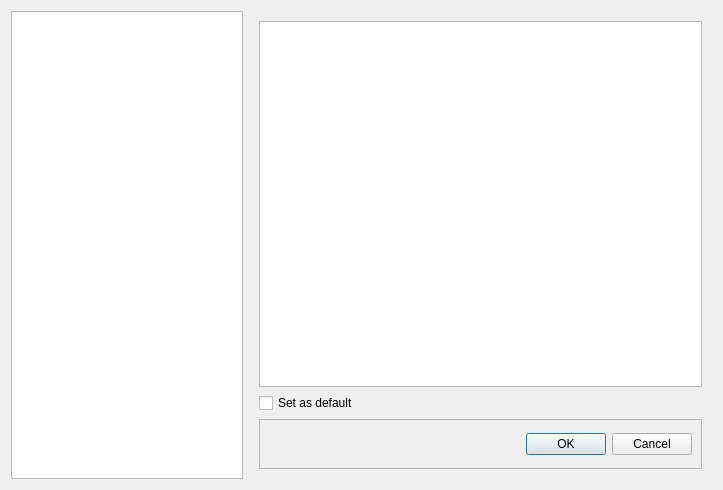
<?xml version="1.0" encoding="UTF-8"?>
<ui version="4.0">
 <class>OpenConfigWindow</class>
 <widget class="QDialog" name="OpenConfigWindow">
  <property name="geometry">
   <rect>
    <x>0</x>
    <y>0</y>
    <width>723</width>
    <height>490</height>
   </rect>
  </property>
  <property name="windowTitle">
   <string>Dialog</string>
  </property>
  <layout class="QHBoxLayout" name="horizontalLayout" stretch="1,2">
   <item>
    <layout class="QVBoxLayout" name="verticalLayout" stretch="0">
     <item>
      <widget class="QTreeView" name="treeView"/>
     </item>
    </layout>
   </item>
   <item>
    <layout class="QVBoxLayout" name="verticalLayout_2">
     <property name="leftMargin">
      <number>10</number>
     </property>
     <property name="topMargin">
      <number>10</number>
     </property>
     <property name="rightMargin">
      <number>10</number>
     </property>
     <property name="bottomMargin">
      <number>10</number>
     </property>
     <item>
      <widget class="QTextBrowser" name="textBrowser">
       <property name="readOnly">
        <bool>true</bool>
       </property>
       <property name="openExternalLinks">
        <bool>true</bool>
       </property>
      </widget>
     </item>
     <item>
      <widget class="QCheckBox" name="checkBox">
       <property name="text">
        <string>Set as default</string>
       </property>
      </widget>
     </item>
     <item>
      <widget class="QFrame" name="frame">
       <property name="sizePolicy">
        <sizepolicy hsizetype="Preferred" vsizetype="Fixed">
         <horstretch>0</horstretch>
         <verstretch>0</verstretch>
        </sizepolicy>
       </property>
       <property name="minimumSize">
        <size>
         <width>0</width>
         <height>50</height>
        </size>
       </property>
       <property name="frameShape">
        <enum>QFrame::StyledPanel</enum>
       </property>
       <property name="frameShadow">
        <enum>QFrame::Raised</enum>
       </property>
       <layout class="QHBoxLayout" name="horizontalLayout_2">
        <item>
         <widget class="QDialogButtonBox" name="buttonBox">
          <property name="standardButtons">
           <set>QDialogButtonBox::Cancel|QDialogButtonBox::Ok</set>
          </property>
         </widget>
        </item>
       </layout>
      </widget>
     </item>
    </layout>
   </item>
  </layout>
 </widget>
 <resources/>
 <connections/>
</ui>
